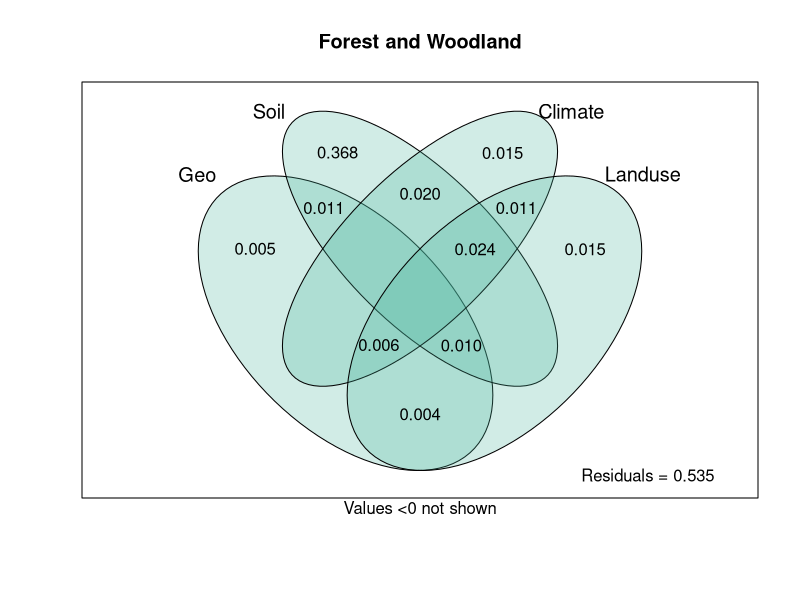
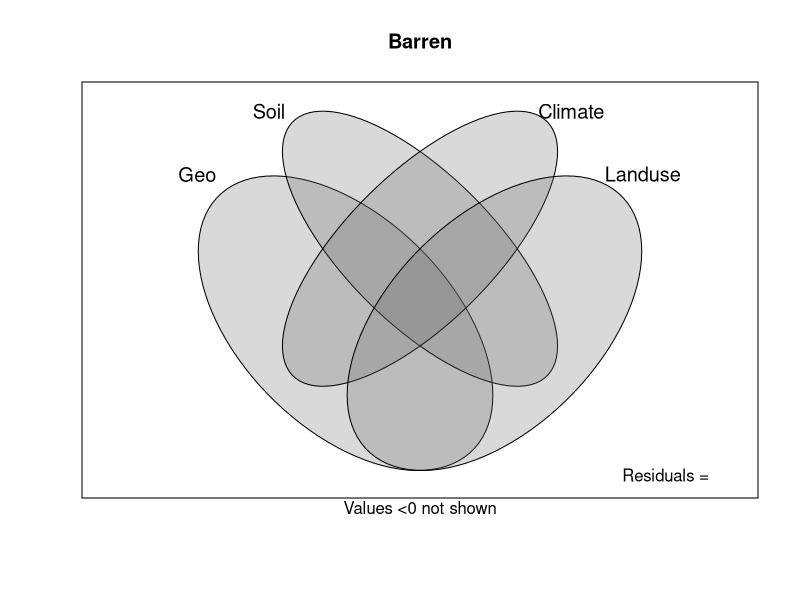
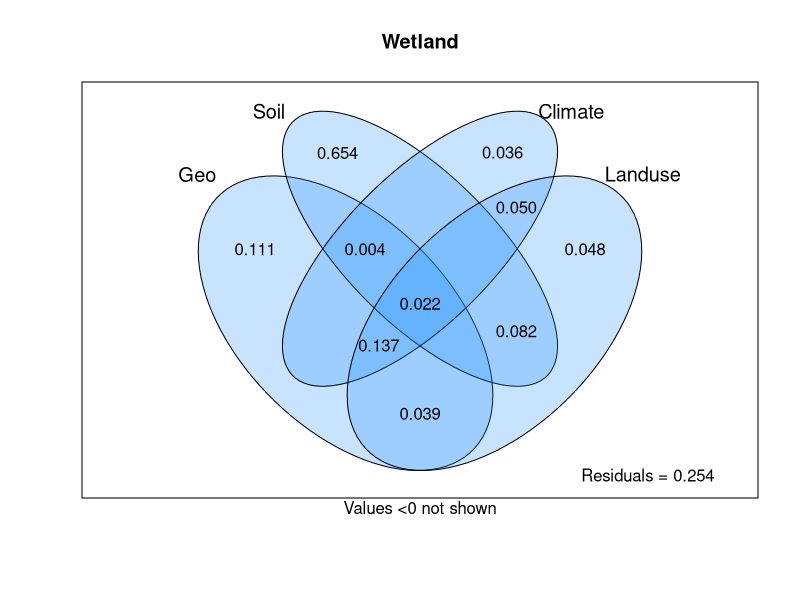
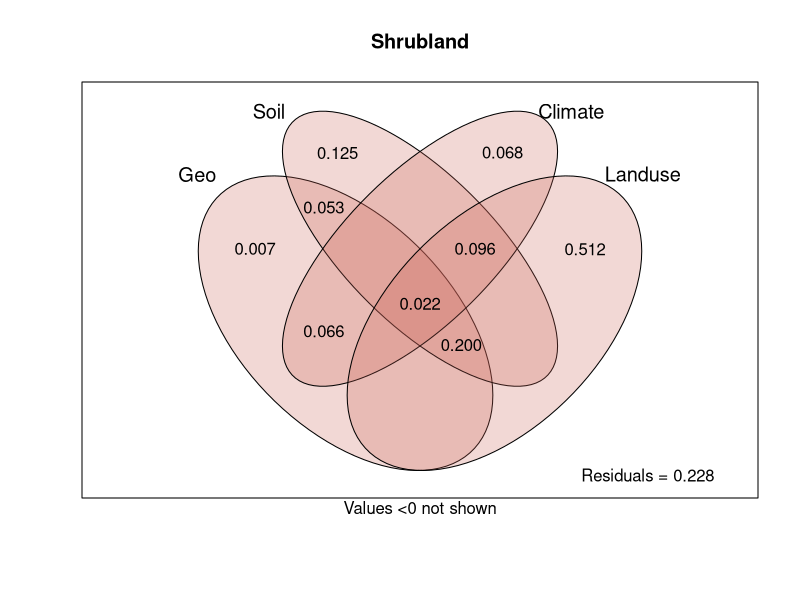
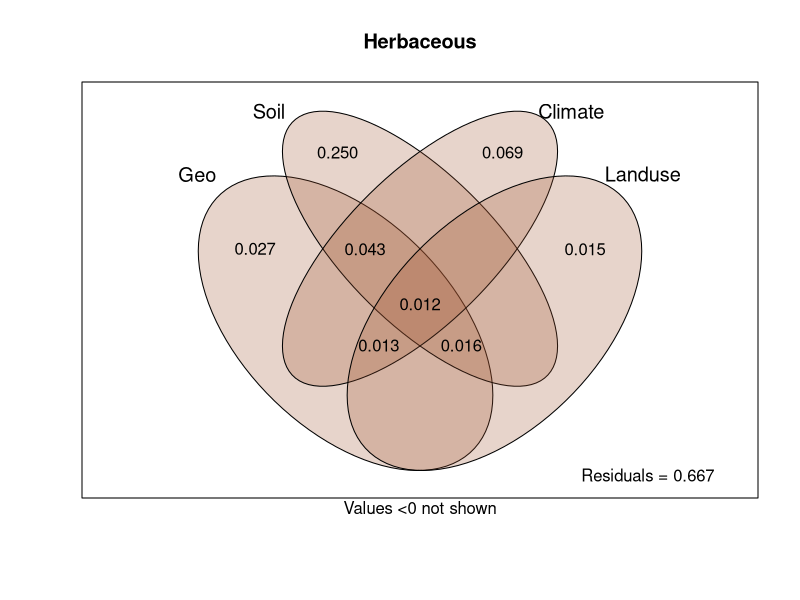
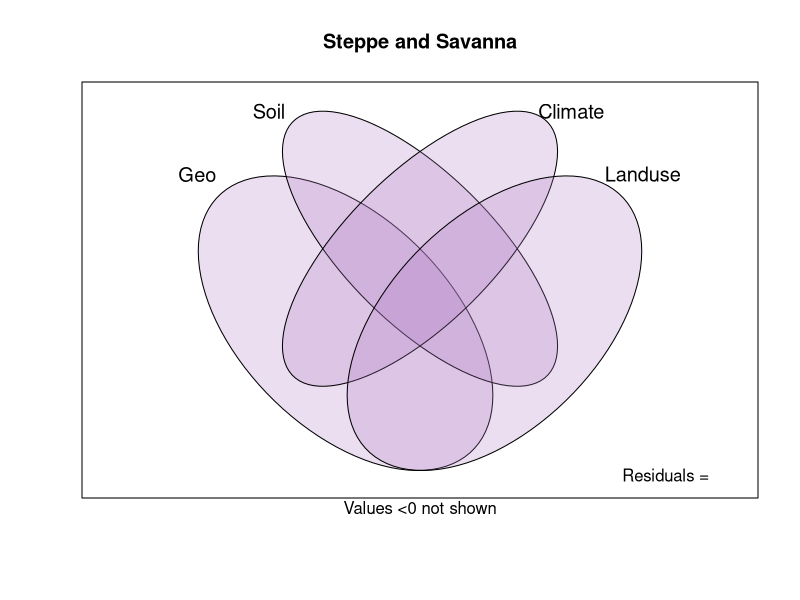

Write the R code that produced these figures, in order.
library(vegan)
library(tidyverse)

env_forest = read.csv("../../Input/VPA/env_VPA_Forest.csv", row.names = 1)
shannon_forest = read.csv("../../Input/VPA/shannon_VPA_Forest.csv", row.names = 1)

env_barren = read.csv("../../Input/VPA/env_VPA_Barren.csv", row.names = 1)
shannon_barren = read.csv("../../Input/VPA/shannon_VPA_Barren.csv", row.names = 1)

env_wetland = read.csv("../../Input/VPA/env_VPA_Wetland.csv", row.names = 1)
shannon_wetland = read.csv("../../Input/VPA/shannon_VPA_Wetland.csv", row.names = 1)

env_shrubland = read.csv("../../Input/VPA/env_VPA_Shrubland.csv", row.names = 1)
shannon_shrubland = read.csv("../../Input/VPA/shannon_VPA_Shrubland.csv", row.names = 1)

env_herbaceous = read.csv("../../Input/VPA/env_VPA_Herbaceous.csv", row.names = 1)
shannon_herbaceous = read.csv("../../Input/VPA/shannon_VPA_Herbaceous.csv", row.names = 1)

env_steppe = read.csv("../../Input/VPA/env_VPA_Steppe.csv", row.names = 1)
shannon_steppe = read.csv("../../Input/VPA/shannon_VPA_Steppe.csv", row.names = 1)

env_lists <- list(
  `Forest and Woodland` = env_forest,
  Barren = env_barren,
  Wetland = env_wetland,
  Shrubland = env_shrubland,
  Herbaceous = env_herbaceous,
  `Steppe and Savanna` = env_steppe
)

shannon_ls <- list(
  `Forest and Woodland` = shannon_forest[,c(1)],
  Barren = shannon_barren[,c(1)],
  Wetland = shannon_wetland[,c(1)],
  Shrubland = shannon_shrubland[,c(1)],
  Herbaceous = shannon_herbaceous[,c(1)],
  `Steppe and Savanna` = shannon_steppe[,c(1)]
)

shannon_colors <- list(
  `Forest and Woodland` = '#45B39D',
  Barren = '#666666',
  Wetland = '#1E90FF',
  Shrubland = '#CD6155',
  Herbaceous = '#A0522D',
  'Steppe and Savanna'  = '#AF7AC5'
)

VarPart <- function(env_lists, shannon_ls, shannon_colors){
  for (shannon in names(shannon_ls)){
    env_ls <- list(
      Geo = env_lists[[shannon]][,c(1:3)],
      Soil = env_lists[[shannon]][,c(4:20)],
      Climate = env_lists[[shannon]][,c(21:24)],
      Landuse = env_lists[[shannon]][,c(25:34)]
    )
    response <- varpart(shannon_ls[[shannon]], env_ls$Geo, env_ls$Soil, env_ls$Climate, env_ls$Landuse)
    pdf(paste0("../output/", shannon, "_VPA.pdf"), width=5, height=5)
    plot(response, digits=2, Xnames = c('Geo', 'Soil', 'Climate', 'Landuse'), bg = c(shannon_colors[[shannon]]))
    title(main = shannon)
    dev.off()
  }
}

VarPart(env_lists, shannon_ls, shannon_colors)
